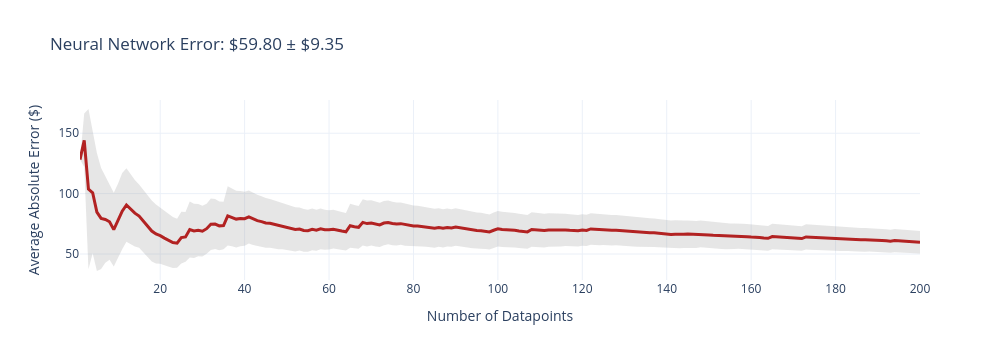
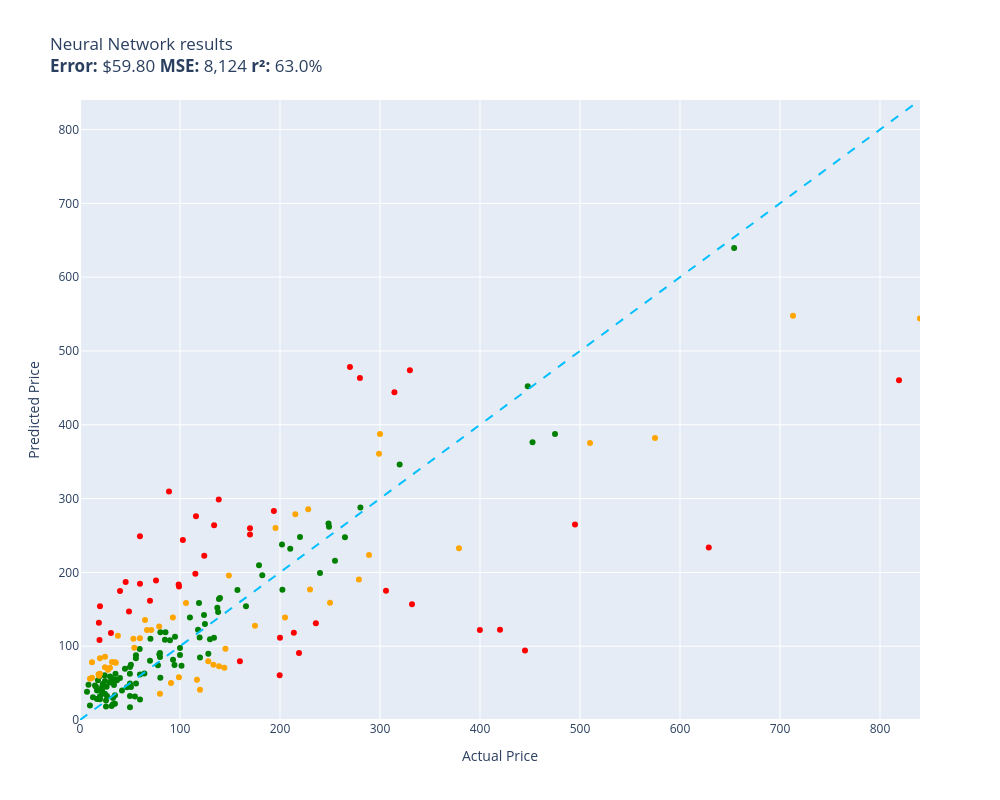

Notebook code for these charts, in order:
### Code cell
evaluate(neural_network, test)

### Figure 1 — Plotly figure (JSON) as saved in the notebook; plotly's stock layout.template omitted (floating-point values rounded to 4 significant figures; data arrays with more than 128 entries replaced by an {"elided": "..."} marker saying what was removed)
{"data": [{"fill": "toself", "fillcolor": "rgba(128,128,128,0.2)", "hoverinfo": "skip", "line": {"color": "rgba(255,255,255,0)"}, "name": "95% CI", "showlegend": false, "type": "scatter", "x": {"elided": "400 int values"}, "y": {"elided": "400 float values"}}, {"customdata": {"elided": "200x1 float values"}, "hovertemplate": "n=%{x}<br>Avg Error=$%{y:,.2f}<br>±95% CI=$%{customdata[0]:,.2f}<extra></extra>", "line": {"color": "firebrick", "width": 3}, "mode": "lines", "name": "Cumulative Avg Error", "type": "scatter", "x": {"elided": "200 int values"}, "y": {"elided": "200 float values"}}], "layout": {"height": 360, "showlegend": false, "title": {"text": "Neural Network Error: $59.80 ± $9.35"}, "width": 1000, "xaxis": {"title": {"text": "Number of Datapoints"}}, "yaxis": {"title": {"text": "Average Absolute Error ($)"}}}}

### Figure 2 — Plotly figure (JSON) as saved in the notebook; plotly's stock layout.template omitted (floating-point values rounded to 4 significant figures)
{"data": [{"customdata": [["Old Blood Noise Excess V2 Distortion Cho...\nGuess=$90.79 Actual=$219.00"], ["telpo Headlight Assembly Fit For 15 Camr...\nGuess=$276.09 Actual=$115.99"], ["EXMAX NG-10X Fresnel Lens Focusing Adapt...\nGuess=$161.50 Actual=$69.98"], ["Pump Head TBVECHI 175PSI 4KW 5.5HP 21CFM...\nGuess=$473.88 Actual=$329.90"], ["Bam Trekking 3027SB Single Black Clarine...\nGuess=$156.94 Actual=$332.00"], ["Mini PC, Kinupute Desktop Computer E3-12...\nGuess=$264.78 Actual=$495.00"], ["Aolemi Oil Rubbed Bronze Single Function...\nGuess=$183.58 Actual=$98.65"], ["10GBase-LR SFP+ Transceiver, Handar 10GB...\nGuess=$154.10 Actual=$19.99"], ["Deco Mount Pro Tripod Microphone Stand w...\nGuess=$248.85 Actual=$59.95"], ["GanFindX Portable Car Hand Controls for ...\nGuess=$79.74 Actual=$159.90"], ["Scranton & Co 3 Drawer Mobile File Cabin...\nGuess=$198.21 Actual=$115.35"], ["Canon EOS Rebel T7 Digital SLR Camera wi...\nGuess=$460.20 Actual=$819.00"], ["Travelpro Platinum Elite Slim Business L...\nGuess=$118.08 Actual=$213.83"], ["JRready ST6313 DT Deutsch Connector Kit,...\nGuess=$60.63 Actual=$199.68"], ["Diversitech WG840585 Motor, (Ddb) 1/3Hp,...\nGuess=$263.71 Actual=$134.12"], ["MC: Pindicator (Dual Intensity Amber)\nGuess=$174.94 Actual=$40.00"], ["Sumerain S1339CM Double Handle Widesprea...\nGuess=$131.22 Actual=$235.86"], ["Poison Spyder 10-08-020 Rocker Knocker\nGuess=$233.72 Actual=$628.76"], ["Lighted Triangle Mirror Cabinet Bathroom...\nGuess=$94.25 Actual=$445.00"], ["BESTILL Wall Mounted Shower Faucet Set, ...\nGuess=$188.90 Actual=$76.00"], ["Trail Gear Twin Stick Kit for Top Shift ...\nGuess=$463.34 Actual=$279.92"], ["Engine Thermostat, Replace 19301-PAA-306...\nGuess=$131.65 Actual=$18.89"], ["Dell Optiplex 390 Desktop Computer i3 3....\nGuess=$222.52 Actual=$124.27"], ["LEGO Marvel Avengers War Machine Buster ...\nGuess=$184.52 Actual=$59.95"], ["Kingston Brass KS269SN Kingston Clawfoot...\nGuess=$175.14 Actual=$305.99"], ["KOHLER K-1185540-CP Assembly-Slider\nGuess=$187.13 Actual=$45.67"], ["Aeromotive 13304 Regulator, X1 Adjustabl...\nGuess=$478.11 Actual=$269.95"], ["Canon Sure Shot 90u 35mm Date Camera\nGuess=$121.99 Actual=$399.89"], ["AC Compressor & A/C Kit For BMW 335i 335...\nGuess=$443.89 Actual=$314.41"], ["Wilkinson LOW GAUSS Vintage Tone Strat S...\nGuess=$117.71 Actual=$30.93"], ["Ibanez M510OVS Acoustic Mandolin in Vint...\nGuess=$259.85 Actual=$169.99"], ["GENUINE VOLVO THERMOSTAT (3.0, 3.2) S60 ...\nGuess=$243.78 Actual=$102.85"], ["CradlePoint Compact Broadband Router (CB...\nGuess=$309.55 Actual=$89.00"], ["Universal Power Group 12V 100Ah Sealed L...\nGuess=$111.49 Actual=$199.99"], ["Auertech Portable Washing Machine, 14lbs...\nGuess=$180.98 Actual=$98.99"], ["Lorell Bell Chair Glide, 2.5\", Black\nGuess=$108.23 Actual=$19.50"], ["4 Inches Rolled Muffler Tip Catback Exha...\nGuess=$283.17 Actual=$193.88"], ["A-Premium Front Suspension Steering Knuc...\nGuess=$147.02 Actual=$48.99"], ["Pacific Drums PDCM1618TTRB 16 x 18 Inche...\nGuess=$122.22 Actual=$419.99"], ["Garmin 010-12402-10 GT15M-TM Transom-Mou...\nGuess=$298.87 Actual=$138.74"], ["Xiaomi Redmi 10 2022 NFC 4G LTE (128GB +...\nGuess=$251.23 Actual=$169.99"]], "hovertemplate": "%{customdata[0]}<extra></extra>", "legendgroup": "red", "marker": {"color": "red", "size": 6, "symbol": "circle"}, "mode": "markers", "name": "red", "orientation": "v", "showlegend": true, "type": "scatter", "x": [219.0, 116.0, 69.98, 329.9, 332.0, 495.0, 98.65, 19.99, 59.95, 159.9, 115.3, 819.0, 213.8, 199.7, 134.1, 40.0, 235.9, 628.8, 445.0, 76.0, 279.9, 18.89, 124.3, 59.95, 306.0, 45.67, 269.9, 399.9, 314.4, 30.93, 170.0, 102.8, 89.0, 200.0, 98.99, 19.5, 193.9, 48.99, 420.0, 138.7, 170.0], "xaxis": "x", "y": [90.79, 276.1, 161.5, 473.9, 156.9, 264.8, 183.6, 154.1, 248.8, 79.74, 198.2, 460.2, 118.1, 60.63, 263.7, 174.9, 131.2, 233.7, 94.25, 188.9, 463.3, 131.7, 222.5, 184.5, 175.1, 187.1, 478.1, 122.0, 443.9, 117.7, 259.8, 243.8, 309.6, 111.5, 181.0, 108.2, 283.2, 147.0, 122.2, 298.9, 251.2], "yaxis": "y"}, {"customdata": [["NewPower99 Battery Kit for Samsung Galax...\nGuess=$31.95 Actual=$54.95"], ["Stand for Raven Pro Document Scanner - P...\nGuess=$50.79 Actual=$29.85"], ["8544771 Dryer Heating Element, 279816 Th...\nGuess=$53.63 Actual=$35.74"], ["LOVE MEI Galaxy S10 Lite Case, Military ...\nGuess=$21.41 Actual=$32.98"], ["GJY Portable TV,10.6 inch Mini TV for AT...\nGuess=$89.16 Actual=$79.36"], ["LD Products Compatible Toner Cartridge R...\nGuess=$49.47 Actual=$49.98"], ["APS iBoard 6-inch Aluminum (Black Powder...\nGuess=$232.16 Actual=$210.23"], ["PEMP E65 E66 CDC Simulate Optical Fiber ...\nGuess=$158.52 Actual=$119.00"], ["Intermatic PX300 12V 300W Transformer wi...\nGuess=$111.47 Actual=$134.00"], ["CORSAIR Dominator Platinum RGB 32GB (2x1...\nGuess=$142.39 Actual=$124.00"], ["HK SYSTEMS 13\" Heavy Duty Black \"Push\" O...\nGuess=$108.67 Actual=$84.95"], ["DEWALT 20V MAX* XR Impact Driver with Bl...\nGuess=$376.14 Actual=$452.53"], ["June Garden 12\" Sweet Dolly Charlotte - ...\nGuess=$59.45 Actual=$19.99"], ["KOMPUTERBAY 4GB 2X 2GB DDR2 1066MHz PC2-...\nGuess=$57.14 Actual=$80.34"], ["Evergreen HSHB2005 Cylinder Head Gasket ...\nGuess=$96.18 Actual=$59.69"], ["Task T24287 Roman Ogee Router Bit with 1...\nGuess=$83.61 Actual=$55.88"], ["15\" Locking Shower Head Extension Arm in...\nGuess=$90.77 Actual=$79.95"], ["Mylites+ Standard Comic Book Mylar Sleev...\nGuess=$54.94 Actual=$34.99"], ["Tidal Front + Rear Fender Flares 4PC Poc...\nGuess=$215.69 Actual=$254.99"], ["Dakota Alert MURS Alert Probe Sensor - M...\nGuess=$247.85 Actual=$219.99"], ["152MM Hole Saws M42 Bi-Metal High Speed ...\nGuess=$53.99 Actual=$17.99"], ["Baseball Backpacks Large 18 Inch Bookbag...\nGuess=$56.16 Actual=$31.77"], ["AUTOFREE LED Tail Lights Assembly Compat...\nGuess=$237.72 Actual=$201.99"], ["Adams Check Payment and Deposit Register...\nGuess=$62.77 Actual=$35.49"], ["3D Tree Hole Branches 075 Stair Risers D...\nGuess=$109.34 Actual=$129.99"], ["KOHLER 18865-CP Filtered Water Faucet, P...\nGuess=$387.63 Actual=$475.00"], ["Fjallraven, Kanken Laptop 15\" Backpack f...\nGuess=$111.89 Actual=$119.65"], ["Retevis RT68 Soft Earhook Walkie Talkie ...\nGuess=$38.18 Actual=$6.99"], ["Evan-Fischer Front Bumper Cover Compatib...\nGuess=$176.63 Actual=$202.38"], ["Webcem Solar Shed Light Outdoor Indoor, ...\nGuess=$74.04 Actual=$77.96"], ["Western Digital Enterprise RE4-GP 2TB SA...\nGuess=$138.74 Actual=$109.95"], ["DIMARZIO 204284 DP 163FBK Blues Bucker G...\nGuess=$108.18 Actual=$89.99"], ["VLAND LED Smoked Taillights Compatible F...\nGuess=$199.00 Actual=$239.99"], ["PM Auto Front Right Quick Complete Strut...\nGuess=$129.98 Actual=$124.94"], ["Tablet PC Cover Compatible with Lenovo T...\nGuess=$18.95 Actual=$31.61"], ["Miyaya@ Funny Animal Masks Collection fo...\nGuess=$39.94 Actual=$16.99"], ["Ultra Duster Canned Air Net 10 Oz 6-Pack\nGuess=$62.54 Actual=$49.90"], ["IQShield Screen Protector Compatible wit...\nGuess=$19.76 Actual=$9.95"], ["Liberty Imports 12 Pack: US Military Toy...\nGuess=$28.55 Actual=$16.98"], ["Intrepid International Dressage Letters-...\nGuess=$32.47 Actual=$26.99"], ["ANZO USA 111207 GMC SIERRA 99-06 / YUKON...\nGuess=$196.27 Actual=$182.28"], ["EMART Photography C Stand with Boom Arm,...\nGuess=$84.53 Actual=$119.99"], ["KUNN Small Electrician Tool Pouch Utilit...\nGuess=$35.69 Actual=$21.99"], ["Trim Kit for 2-handle Shower & Tub Valve...\nGuess=$112.83 Actual=$94.99"], ["iPhone 12/12 Pro Nicaragua Guardabarranc...\nGuess=$28.13 Actual=$19.97"], ["Replacement Remote Control for PANASONIC...\nGuess=$22.17 Actual=$34.95"], ["KS K-STORM Replacement Silicone Mushroom...\nGuess=$47.84 Actual=$8.50"], ["LSSAGOON Backpack for Women Teen Kids Gi...\nGuess=$47.49 Actual=$33.99"], ["Grey Pneumatic 1311SD Impact Socket Set\nGuess=$175.99 Actual=$157.43"], ["4LT LUMINETTE Vanity Opal GLS BSN\nGuess=$87.98 Actual=$99.99"], ["GE RPWF SmartWater Comparable Refrigerat...\nGuess=$53.88 Actual=$36.99"], ["MGP Caliper Covers 39011SACURD Red Powde...\nGuess=$261.90 Actual=$249.00"], ["LSI Broadcom SAS 9300-8i 8-port 12Gb/s S...\nGuess=$122.17 Actual=$118.00"], ["NewFantasia Replacement Audio Cable with...\nGuess=$52.58 Actual=$31.00"], ["MONOCARBON Forged Carbon Fiber Case for ...\nGuess=$27.62 Actual=$59.99"], ["DuraGo 29515020 Front Hub Assembly\nGuess=$89.60 Actual=$128.34"], ["Berta (6 Pieces) 1-1/4 inch Overlay, 90 ...\nGuess=$60.55 Actual=$24.66"], ["Linkloos Solar Street Lights Outdoor Wat...\nGuess=$87.76 Actual=$55.99"], ["USB Charger, CIVIE High Speed 60W Multip...\nGuess=$44.95 Actual=$15.99"], ["Pyle Wireless Rear View Backup Camera - ...\nGuess=$110.10 Actual=$70.45"], ["Cardone 84-58642 New HEI Electronic Dist...\nGuess=$154.16 Actual=$165.99"], ["Kastar Battery Pack Replacement for Sony...\nGuess=$32.05 Actual=$19.99"], ["18 Inch White Undermount Kitchen Sink - ...\nGuess=$209.60 Actual=$179.00"], ["New Replacement seat cover fits Yamaha M...\nGuess=$163.83 Actual=$138.95"], ["Evan Fischer Radiator Cooling Fan Assemb...\nGuess=$152.23 Actual=$137.34"], ["ECCPP Power Steering Pump for 2009-2010 ...\nGuess=$118.76 Actual=$85.48"], ["AZX Stylus Pencil for Apple iPad Pro 202...\nGuess=$59.09 Actual=$29.99"], ["Raspberry Pi 3 Model B+ Aluminum Case Me...\nGuess=$46.79 Actual=$14.99"], ["Skullcandy Hesh Evo Bluetooth Headphones...\nGuess=$80.41 Actual=$69.99"], ["ASUS VY279HE-W 27” 1080P Monitor - White...\nGuess=$146.35 Actual=$138.10"], ["LCD Screen for Dell Inspiron 17R 17.3\" H...\nGuess=$62.92 Actual=$64.37"], ["Diversitech UC2436-3 Ultralite Condenser...\nGuess=$118.78 Actual=$80.39"], ["200 ' feet True 14 Gauge AWG CCA Speaker...\nGuess=$69.34 Actual=$44.95"], ["APS iBoard (304 Stainless Steel Polished...\nGuess=$247.75 Actual=$264.95"], ["200 Couples Conversation Cards - Enjoy B...\nGuess=$29.83 Actual=$32.97"], ["The Puppet Company - Carpet-Unicorn, Whi...\nGuess=$29.51 Actual=$19.00"], ["KYX Racing Hardened Steel Center Drive S...\nGuess=$44.33 Actual=$46.99"], ["StonKraft Brass Chess Board Game Set wit...\nGuess=$165.40 Actual=$140.00"], ["OEM Samsung Remote Control Shipped with ...\nGuess=$49.56 Actual=$56.00"], ["Venom Power Terra Hunter R/T+ R/T All-Te...\nGuess=$346.07 Actual=$319.65"], ["Custom Engagement Logo Desk Embosser Sea...\nGuess=$32.58 Actual=$49.95"], ["520 Pieces Christmas Envelope Seal Stick...\nGuess=$18.45 Actual=$25.99"], ["LD Compatible Ink Cartridge Replacement ...\nGuess=$39.85 Actual=$41.99"], ["BestPricedDecals Wine A BIT, You'll Feel...\nGuess=$30.83 Actual=$12.98"], ["VATOS 4 Packs Bubble Machine Gun for Kid...\nGuess=$47.22 Actual=$22.88"], ["Steering Wheel, Carbon Fiber Automotive ...\nGuess=$452.05 Actual=$447.74"], ["BXYJY for Samsung Galaxy Z Fold 3 Case w...\nGuess=$17.19 Actual=$49.99"], ["VONADO Space Wars Colonial Viper MK1 Bui...\nGuess=$56.98 Actual=$39.99"], ["Disney Princess Sparkling Princess Sleep...\nGuess=$52.95 Actual=$24.95"], ["sabermaster TCG Playmat yugioh playmat T...\nGuess=$40.18 Actual=$21.99"], ["Star Wars Die-Cast Metal TITANIUM Series...\nGuess=$48.81 Actual=$22.70"], ["DuraGo BR5330 Front Vented Disc Brake Ro...\nGuess=$73.34 Actual=$101.51"], ["Samsung DA97-07603B Freezer Ice Maker As...\nGuess=$81.65 Actual=$93.02"], ["Intex River Run Connect Lounge (Four)\nGuess=$74.44 Actual=$94.49"], ["Empava 24\" Single Wall Ovens 10 Cooking ...\nGuess=$639.43 Actual=$654.14"], ["Think Gizmos Build Your Own Robot Toys f...\nGuess=$35.56 Actual=$24.95"], ["PowerSport Front Rear Brakes and Rotors ...\nGuess=$266.13 Actual=$248.51"], ["Viola Bow 4/4 Full Size Carbon Fiber (Bl...\nGuess=$71.82 Actual=$49.99"], ["VTech Strum and Jam Kidi Musical Guitar ...\nGuess=$44.05 Actual=$21.99"], ["Fender Hendrix Voodoo Child Coiled Instr...\nGuess=$61.68 Actual=$59.99"], ["W11130208 W10695459 Refrigerator LED Mod...\nGuess=$44.98 Actual=$26.59"], ["Pyle 2x120 Watt Home Audio Speaker Power...\nGuess=$75.00 Actual=$50.92"], ["STICKGOO Peel and Stick Backsplash for K...\nGuess=$33.56 Actual=$34.99"], ["Fitness Center Gym Room Weight Train Dua...\nGuess=$97.60 Actual=$99.99"], ["MonMount Triple Monitor Stand Freestandi...\nGuess=$85.28 Actual=$79.99"], ["For Volvo C70 S70 V70 V40 S40 AC Compres...\nGuess=$288.03 Actual=$280.41"], ["Refresh NSF-53 Premium Replacement Refri...\nGuess=$44.70 Actual=$50.99"], ["NICKSTON Red Sparkling Glitter Slim Band...\nGuess=$26.41 Actual=$25.99"]], "hovertemplate": "%{customdata[0]}<extra></extra>", "legendgroup": "green", "marker": {"color": "green", "size": 6, "symbol": "circle"}, "mode": "markers", "name": "green", "orientation": "v", "showlegend": true, "type": "scatter", "x": [54.95, 29.85, 35.74, 32.98, 79.36, 49.98, 210.2, 119.0, 134.0, 124.0, 84.95, 452.5, 19.99, 80.34, 59.69, 55.88, 79.95, 34.99, 255.0, 220.0, 17.99, 31.77, 202.0, 35.49, 130.0, 475.0, 119.7, 6.99, 202.4, 77.96, 110.0, 89.99, 240.0, 124.9, 31.61, 16.99, 49.9, 9.95, 16.98, 26.99, 182.3, 120.0, 21.99, 94.99, 19.97, 34.95, 8.5, 33.99, 157.4, 99.99, 36.99, 249.0, 118.0, 31.0, 59.99, 128.3, 24.66, 55.99, 15.99, 70.45, 166.0, 19.99, 179.0, 138.9, 137.3, 85.48, 29.99, 14.99, 69.99, 138.1, 64.37, 80.39, 44.95, 264.9, 32.97, 19.0, 46.99, 140.0, 56.0, 319.6, 49.95, 25.99, 41.99, 12.98, 22.88, 447.7, 49.99, 39.99, 24.95, 21.99, 22.7, 101.5, 93.02, 94.49, 654.1, 24.95, 248.5, 49.99, 21.99, 59.99, 26.59, 50.92, 34.99, 99.99, 79.99, 280.4, 50.99, 25.99], "xaxis": "x", "y": [31.95, 50.79, 53.63, 21.41, 89.16, 49.47, 232.2, 158.5, 111.5, 142.4, 108.7, 376.1, 59.45, 57.14, 96.18, 83.61, 90.77, 54.94, 215.7, 247.8, 53.99, 56.16, 237.7, 62.77, 109.3, 387.6, 111.9, 38.18, 176.6, 74.04, 138.7, 108.2, 199.0, 130.0, 18.95, 39.94, 62.54, 19.76, 28.55, 32.47, 196.3, 84.53, 35.69, 112.8, 28.13, 22.17, 47.84, 47.49, 176.0, 87.98, 53.88, 261.9, 122.2, 52.58, 27.62, 89.6, 60.55, 87.76, 44.95, 110.1, 154.2, 32.05, 209.6, 163.8, 152.2, 118.8, 59.09, 46.79, 80.41, 146.4, 62.92, 118.8, 69.34, 247.8, 29.83, 29.51, 44.33, 165.4, 49.56, 346.1, 32.58, 18.45, 39.85, 30.83, 47.22, 452.1, 17.19, 56.98, 52.95, 40.18, 48.81, 73.34, 81.65, 74.44, 639.4, 35.56, 266.1, 71.82, 44.05, 61.68, 44.98, 75.0, 33.56, 97.6, 85.28, 288.0, 44.7, 26.41], "yaxis": "y"}, {"customdata": [["RBC12-UPC Replacement Battery Cartridge ...\nGuess=$176.97 Actual=$229.99"], ["SuppliesOutlet Compatible Toner Cartridg...\nGuess=$70.89 Actual=$144.29"], ["ACDelco GM Original Equipment FW339 Fron...\nGuess=$278.88 Actual=$215.33"], ["Bam France 2002XL Contoured Hightech Bla...\nGuess=$547.84 Actual=$713.00"], ["Metabo HPT 36V MultiVolt™ Cordless Rotar...\nGuess=$232.71 Actual=$379.00"], ["46mm Digital Pro High-Resolution Close-U...\nGuess=$62.65 Actual=$19.99"], ["Innovative Percussion CB-6 Chamois Bass ...\nGuess=$98.04 Actual=$54.32"], ["Panasonic KX-TG6511B DECT 6.0 PLUS Expan...\nGuess=$126.71 Actual=$79.20"], ["SKB iSeries 3i-13096-6KP Case for BlackM...\nGuess=$127.84 Actual=$174.99"], ["Clementoni 39132.5 Jigsaw Puzzle 1,000 P...\nGuess=$35.41 Actual=$79.95"], ["Southwire 120V/15A Right Angle User Atta...\nGuess=$113.98 Actual=$37.87"], ["DALDED LED Light Kit for Lego Sonic Gree...\nGuess=$85.64 Actual=$24.99"], ["Wenger City Upgrade Laptop Backpack with...\nGuess=$96.40 Actual=$145.42"], ["Projector, CRAZVIEW Projector with WiFi ...\nGuess=$110.13 Actual=$53.40"], ["Laisomeke Waterproof Junction Box, Unive...\nGuess=$78.31 Actual=$11.99"], ["Festool 492370 Platin 2 S1000 Grit 6-Inc...\nGuess=$50.29 Actual=$91.00"], ["Beck/Arnley 0421945 Air Filter\nGuess=$77.66 Actual=$35.87"], ["Neporal Full Spectrum Light Bulb, 6000K ...\nGuess=$62.08 Actual=$18.59"], ["Pidoko Kids Train Table, Grey with 90 Pc...\nGuess=$41.11 Actual=$119.97"], ["Satco S9596, 4 Count (Pack of 1), 4.18\nGuess=$57.08 Actual=$12.00"], ["Ceramic Talavera Mexican Tile 4x4\", 9 Pi...\nGuess=$70.79 Actual=$29.95"], ["Marvel Legends Series X-Men 6-Inch Archa...\nGuess=$57.97 Actual=$98.95"], ["Pioneer 2AM401-BN Two Handle Kitchen Fau...\nGuess=$285.52 Actual=$228.22"], ["Walker Exhaust Ultra EPA 16478 Direct Fi...\nGuess=$381.99 Actual=$574.99"], ["4pc Wheel Spacers Adapters 4\" (2inch Per...\nGuess=$54.62 Actual=$116.95"], ["Urth 62mm UV, Circular Polarizing (CPL),...\nGuess=$72.81 Actual=$139.00"], ["Royal Designs, Inc. Decorative Abundant ...\nGuess=$71.41 Actual=$24.95"], ["Mikrotik RB3011UIAS-RM RouterBOARD 10xGi...\nGuess=$360.80 Actual=$299.00"], ["MXR Carbon Copy Deluxe Analog Delay Guit...\nGuess=$260.14 Actual=$195.50"], ["Chalkboard Name Badges with Magnetic Bac...\nGuess=$83.78 Actual=$19.95"], ["Hp Pavilion P7-1257c Motherboard Aahd3-h...\nGuess=$110.65 Actual=$59.86"], ["Amana Tool - SC587 Carbide Tipped 3-Wing...\nGuess=$121.89 Actual=$71.23"], ["UPR Mach 1 Chin Spoiler Fits 94-98 Musta...\nGuess=$135.57 Actual=$64.99"], ["SP Air Corporation SP-8102BU 1/4-Inch He...\nGuess=$138.87 Actual=$204.99"], ["ROHL WSGUM3018WH Wire Sink Grids, White\nGuess=$79.75 Actual=$128.28"], ["Music Hall pa15.3 MM/MC Phono Preamplifi...\nGuess=$158.86 Actual=$250.00"], ["CTLAMP XL-2100 Professional Quality XL-2...\nGuess=$78.52 Actual=$32.00"], ["Competition Clutch Disc and Pressure Pla...\nGuess=$375.34 Actual=$510.00"], ["KUNFINE Android Radio CarPlay & Android ...\nGuess=$158.37 Actual=$106.00"], ["Baumgartens Sicurix Blank PVC ID Cards (...\nGuess=$59.83 Actual=$19.11"], ["VIPMOTOZ Sequential Turn Signal Premium ...\nGuess=$190.26 Actual=$278.94"], ["Audio Techinca ATW-T1002 System 10 Handh...\nGuess=$223.59 Actual=$289.00"], ["Dell XPS 13 9343-2727SLV 13.3\" Full HD S...\nGuess=$543.98 Actual=$839.99"], ["Replacement Remote Control fit for Sony ...\nGuess=$55.87 Actual=$9.99"], ["Vinyl Soft Top Roll-up Adjustable Truck ...\nGuess=$195.68 Actual=$148.88"], ["Glovion Music Stand Light, Clip On Piano...\nGuess=$68.20 Actual=$27.99"], ["Blanco 230966 Valea Stainless Steel Sink...\nGuess=$138.96 Actual=$92.88"], ["HP Laserjet 2100 Laser Printer W/Test Pr...\nGuess=$387.42 Actual=$299.98"], ["Targus CityGear Durable Backpack, Black,...\nGuess=$75.00 Actual=$133.43"], ["KZ ZS10 Pro in Ear Monitor Headphone KZ ...\nGuess=$121.83 Actual=$66.99"], ["Jada Toys Ryan's World Combo Panda Airli...\nGuess=$78.36 Actual=$34.94"]], "hovertemplate": "%{customdata[0]}<extra></extra>", "legendgroup": "orange", "marker": {"color": "orange", "size": 6, "symbol": "circle"}, "mode": "markers", "name": "orange", "orientation": "v", "showlegend": true, "type": "scatter", "x": [230.0, 144.3, 215.3, 713.0, 379.0, 19.99, 54.32, 79.2, 175.0, 79.95, 37.87, 24.99, 145.4, 53.4, 11.99, 91.0, 35.87, 18.59, 120.0, 12.0, 29.95, 98.95, 228.2, 575.0, 117.0, 139.0, 24.95, 299.0, 195.5, 19.95, 59.86, 71.23, 64.99, 205.0, 128.3, 250.0, 32.0, 510.0, 106.0, 19.11, 278.9, 289.0, 840.0, 9.99, 148.9, 27.99, 92.88, 300.0, 133.4, 66.99, 34.94], "xaxis": "x", "y": [177.0, 70.89, 278.9, 547.8, 232.7, 62.65, 98.04, 126.7, 127.8, 35.41, 114.0, 85.64, 96.4, 110.1, 78.31, 50.29, 77.66, 62.08, 41.11, 57.08, 70.79, 57.97, 285.5, 382.0, 54.62, 72.81, 71.41, 360.8, 260.1, 83.78, 110.7, 121.9, 135.6, 138.9, 79.75, 158.9, 78.52, 375.3, 158.4, 59.83, 190.3, 223.6, 544.0, 55.87, 195.7, 68.2, 139.0, 387.4, 75.0, 121.8, 78.36], "yaxis": "y"}, {"hoverinfo": "skip", "line": {"color": "deepskyblue", "dash": "dash", "width": 2}, "mode": "lines", "name": "y = x", "showlegend": false, "type": "scatter", "x": [0, 840.0], "y": [0, 840.0]}], "layout": {"height": 800, "legend": {"title": {"text": "color"}, "tracegroupgap": 0}, "showlegend": false, "title": {"text": "Neural Network results<br><b>Error:</b> $59.80 <b>MSE:</b> 8,124 <b>r²:</b> 63.0%"}, "width": 1000, "xaxis": {"anchor": "y", "domain": [0, 1], "range": [0, 840.0], "title": {"text": "Actual Price"}}, "yaxis": {"anchor": "x", "domain": [0, 1], "range": [0, 840.0], "title": {"text": "Predicted Price"}}}}
